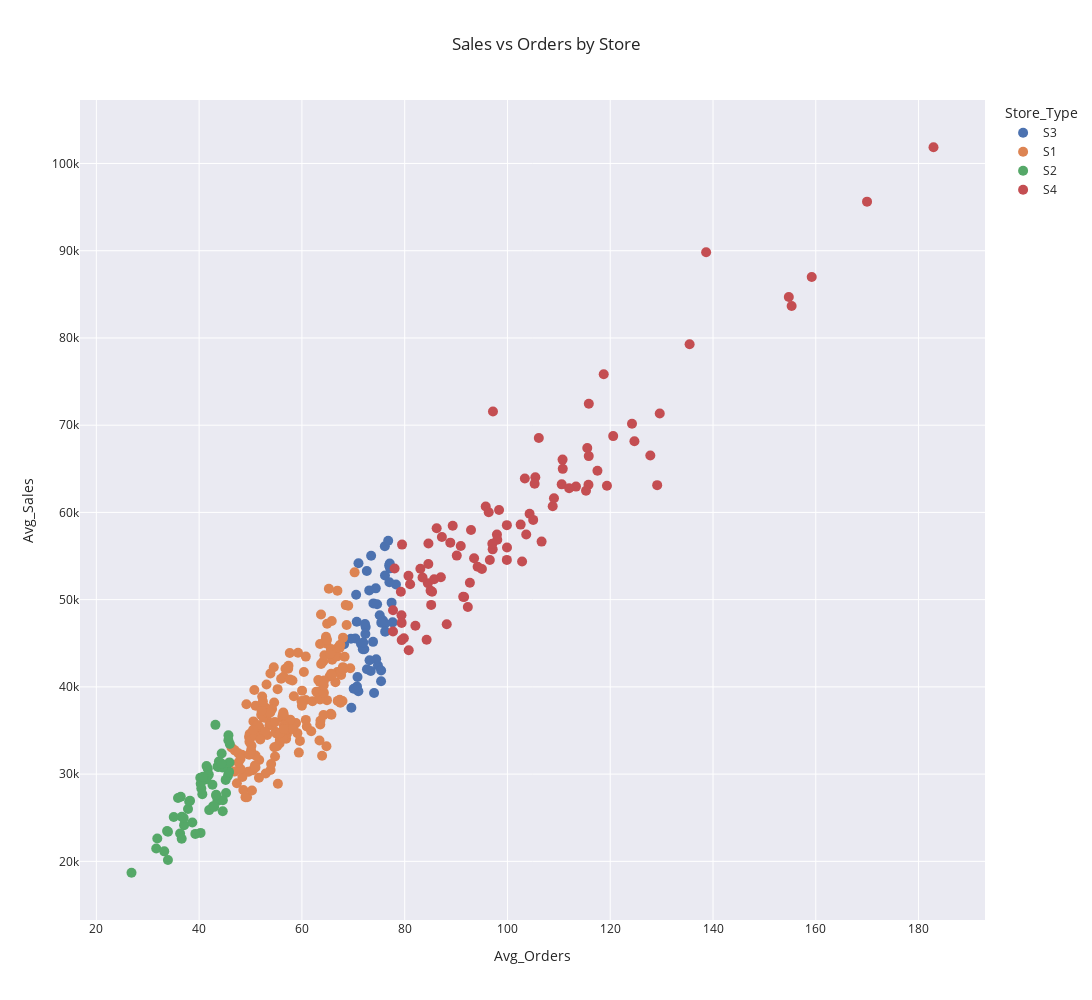

Write notebook code for a chart like this one.
### Markdown cell above
**Sales vs Orders by Store for Store type**

### Code cell
agg_df=db.sql("""
select Store_id,avg(Sales) as Avg_Sales, avg(Orders) as Avg_Orders, Store_Type, from df group by Store_id, Store_Type
""").to_df()

fig=px.scatter(agg_df, x='Avg_Orders', y='Avg_Sales', title='Sales vs Orders by Store', hover_data=['Store_id'], color='Store_Type');
fig.update_traces(marker=dict(size=10))
fig.update_layout(
    height=1000,
    width=1200,
)
fig.show();
